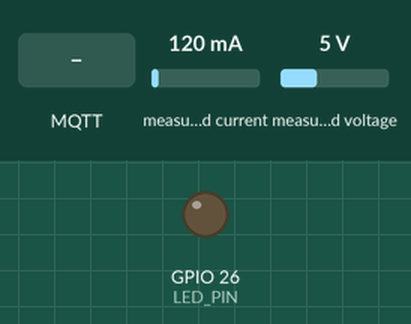
A sketch run on a simulated ESP32. Parts: output pins drawn as LEDs (lit = HIGH). The inputs (shaded band) are chosen by the test bench; at power-on: measured current 120 mA, measured voltage 5 V. WiFi joins after 1.5 s; servers stay silent unless stated; no MQTT or app messages arrive unless stated; not simulated (calls return 0 or success): secrets.h; what the sketch prints to the serial monitor is not drawn.

Above: at 2.8 s.
2.9 s: MQTT message "ON" arrives on the first subscribed topic
At 3.3 s:
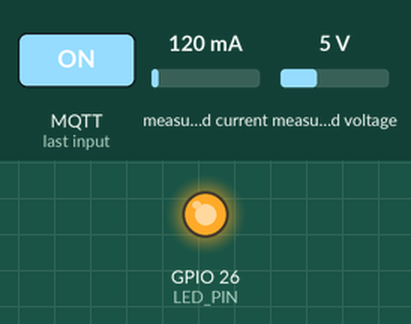
4.4 s: MQTT message "OFF" arrives on the first subscribed topic
At 5.7 s:
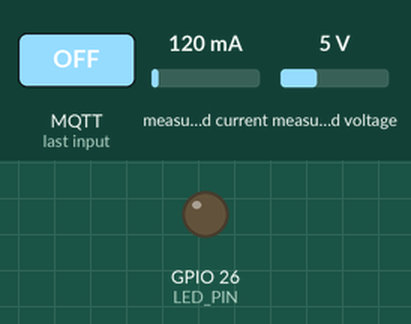
Timing chart, 0 to 7.4 s (numbered marks = the images above; inputs shaded):
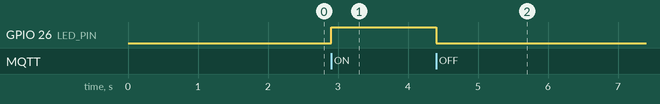

The sketch:

esp32_energia.ino
```cpp
#include <Wire.h>
#include <Adafruit_INA219.h>
#include <WiFi.h>
#include <PubSubClient.h>

Adafruit_INA219 ina219;

// ---- Wi-Fi ----
// ssid, password e mqtt_server ficam em secrets.h (nao versionado)
#include "secrets.h"

// ---- MQTT (broker próprio, rodando no seu PC) ----
const int   mqtt_port   = 1883;
const char* client_id   = "esp32_energia_01";

// ---- Tópicos ----
const char* TOPICO_TENSAO       = "energia/esp32_caio/telemetria/tensao";
const char* TOPICO_CORRENTE     = "energia/esp32_caio/telemetria/corrente";
const char* TOPICO_POTENCIA     = "energia/esp32_caio/telemetria/potencia";
const char* TOPICO_COMANDO      = "energia/esp32_caio/comando/carga";
const char* TOPICO_CONFIRMACAO  = "energia/esp32_caio/confirmacao/carga";
const char* TOPICO_ALERTA       = "energia/esp32_caio/alerta";
const char* TOPICO_STATUS       = "energia/esp32_caio/status";

// ---- Pinos ----
#define LED_PIN 26
#define POT_PIN 34   // mantido como entrada auxiliar, se quiser usar

WiFiClient espClient;
PubSubClient client(espClient);

unsigned long ultimoEnvio = 0;
const long intervaloTelemetria = 2000;
String estadoAtual = "NORMAL";
bool cargaLigada = false;

// ---- Limites de exemplo — ajuste conforme a fonte/carga real ----
const float LIMITE_ATENCAO = 4.5;
const float LIMITE_CRITICO = 5.5;

void conectarWiFi() {
  WiFi.begin(ssid, password);
  Serial.print("Conectando ao Wi-Fi");
  while (WiFi.status() != WL_CONNECTED) {
    delay(400);
    Serial.print(".");
  }
  Serial.println("\nWi-Fi conectado: " + WiFi.localIP().toString());
}

void callback(char* topic, byte* payload, unsigned int length) {
  String msg;
  for (unsigned int i = 0; i < length; i++) msg += (char)payload[i];
  msg.trim();

  Serial.print("Recebido em [");
  Serial.print(topic);
  Serial.print("]: [");
  Serial.print(msg);
  Serial.println("]");

  if (String(topic) == TOPICO_COMANDO) {
    if (msg == "ON") {
      cargaLigada = true;
      digitalWrite(LED_PIN, HIGH);
      client.publish(TOPICO_CONFIRMACAO, "ON");
    } else if (msg == "OFF") {
      cargaLigada = false;
      digitalWrite(LED_PIN, LOW);
      client.publish(TOPICO_CONFIRMACAO, "OFF");
    }
  }
}

void conectarMQTT() {
  while (!client.connected()) {
    Serial.print("Conectando ao broker MQTT...");
    if (client.connect(client_id)) {
      Serial.println("conectado");
      client.subscribe(TOPICO_COMANDO);
      client.publish(TOPICO_STATUS, "online");
    } else {
      Serial.print("falhou, rc=");
      Serial.print(client.state());
      delay(2000);
    }
  }
}

void verificarEstado(float tensao) {
  String novoEstado;
  if (tensao > LIMITE_CRITICO) novoEstado = "CRITICO";
  else if (tensao >= LIMITE_ATENCAO) novoEstado = "ATENCAO";
  else novoEstado = "NORMAL";

  if (novoEstado != estadoAtual) {
    estadoAtual = novoEstado;
    client.publish(TOPICO_ALERTA, estadoAtual.c_str());

    if (estadoAtual == "CRITICO" && cargaLigada) {
      cargaLigada = false;
      digitalWrite(LED_PIN, LOW);
      client.publish(TOPICO_CONFIRMACAO, "OFF");
    }
  }
}

void setup() {
  Serial.begin(115200);
  pinMode(LED_PIN, OUTPUT);

  Wire.begin(21, 22);
  if (!ina219.begin()) {
    Serial.println("Falha ao encontrar o INA219 — confira a fiacao I2C (SDA=21, SCL=22)");
  }

  conectarWiFi();
  client.setServer(mqtt_server, mqtt_port);
  client.setCallback(callback);
}

void loop() {
  if (WiFi.status() != WL_CONNECTED) conectarWiFi();
  if (!client.connected()) conectarMQTT();
  client.loop();

  if (millis() - ultimoEnvio > intervaloTelemetria) {
    ultimoEnvio = millis();

    float tensao = ina219.getBusVoltage_V();
    float corrente = ina219.getCurrent_mA() / 1000.0;   // A
    float potencia = tensao * corrente;                  // W

    char bufV[8], bufI[8], bufP[8];
    dtostrf(tensao, 4, 2, bufV);
    dtostrf(corrente, 4, 3, bufI);
    dtostrf(potencia, 4, 3, bufP);

    client.publish(TOPICO_TENSAO, bufV);
    client.publish(TOPICO_CORRENTE, bufI);
    client.publish(TOPICO_POTENCIA, bufP);

    Serial.print("V="); Serial.print(bufV);
    Serial.print(" I="); Serial.print(bufI);
    Serial.print(" P="); Serial.println(bufP);

    verificarEstado(tensao);
  }
}
```

Measured:
- after the input at 2.9 s, GPIO 26 (LED_PIN): LOW → HIGH at once
- after the input at 4.4 s, GPIO 26 (LED_PIN): HIGH → LOW at once
